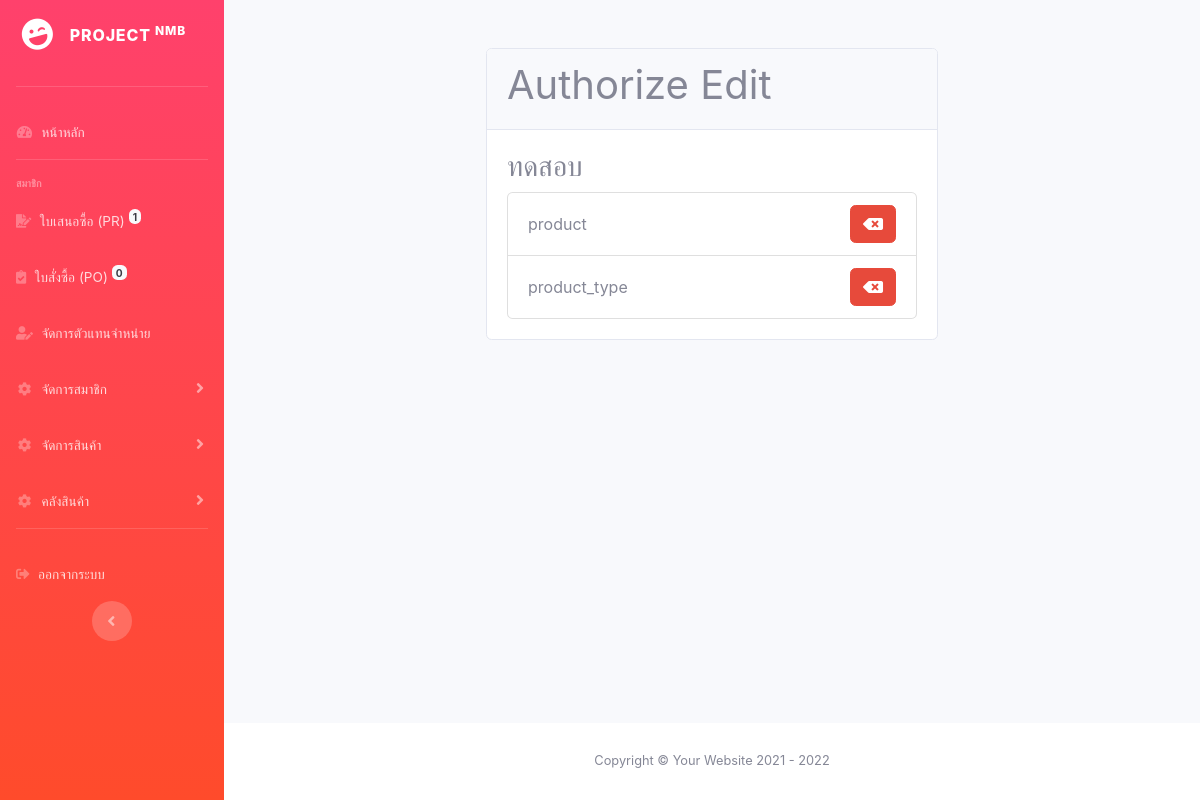
Screenshot of /view/authorize/edit.php?id=4 (signed in) with the database file from the repository.
### tables this page shows
CREATE TABLE IF NOT EXISTS `users` (
  `id` int(11) NOT NULL AUTO_INCREMENT,
  `user_title` int(11) NOT NULL,
  `user_name` varchar(100) NOT NULL,
  `user_last` varchar(100) NOT NULL,
  `user_email` varchar(100) NOT NULL,
  `user_login` varchar(100) NOT NULL,
  `user_pass` varchar(100) NOT NULL,
  `user_img` varchar(100) NOT NULL,
  `user_status` varchar(50) NOT NULL DEFAULT 'M',
  PRIMARY KEY (`id`) USING BTREE
);

CREATE TABLE IF NOT EXISTS `authorize` (
  `user_no` int(11) NOT NULL,
  `module_no` varchar(100) NOT NULL,
  PRIMARY KEY (`user_no`,`module_no`) USING BTREE,
  CONSTRAINT `authorize_ibfk_1` FOREIGN KEY (`user_no`) REFERENCES `users` (`id`)
);

### view/authorize/edit.php (the view, shortened to what this page needs)
<?php
require_once("../../server/connect.php");
$data = ['id' => $_GET['id']];
$sql = "SELECT
        u.id,
        u.user_name,
        a.module_no
        FROM users AS u
        INNER JOIN authorize AS a
        ON u.id = a.user_no
        WHERE u.id =:id
        ";
$query = $conn->prepare($sql);
$query->execute($data);
$row = $query->fetchAll(PDO::FETCH_ASSOC);
?>
<!DOCTYPE html>
<html lang="en">
<head>
    <?php require_once("../template/linkheader.php") ?>
</head>
<body class="hold-transition sidebar-mini layout-fixed">
    <?php require_once("../template/navbar.php") ?>
    <div class="row">
        <div class="col-md-6 mx-auto">
            <div class="card card-warning">
                <div class="card-header">
                    <h1>Authorize Edit</h1>
                </div>
                <div class="card-body">
                    <h3><?php echo $row[0]['user_name'] ?></h3>
                    <div>
                        <ul class="list-group">
                            <?php foreach ($row as $item) :  ?>
                                <li class="list-group-item d-flex align-items-center justify-content-between">
                                    <?php echo $item['module_no']  ?>
                                    <button onClick="confirmAlert('<?php echo $item["id"] ?>','<?php echo $item["module_no"] ?>')" class="btn btn-danger"><i class="fas fa-backspace"></i></button>
                                </li>
                            <?php endforeach  ?>
                        </ul>
                    </div>
                </div>
            </div>
        </div>
    </div>
    <?php require_once("../template/footer.php") ?>
</body>
</html>

### rows the page displays
users: user_name "ทดสอบ"
authorize: module_no "product"
authorize: module_no "product_type"

### other values shown
$rowCountPr['count'] "1"
$rowCountPo['count'] "0"
